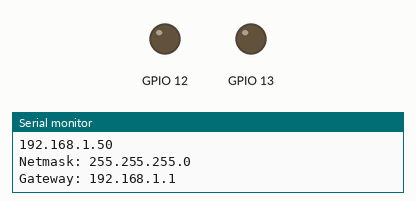
The sketch below on a simulated ESP8266 (NodeMCU). Parts: output pins drawn as LEDs (lit = HIGH), the last lines printed to the serial monitor. WiFi joins after 1.5 s; servers stay silent unless stated; uploads are accepted with an empty reply.

Above: at 6.6 s.
At 12.4 s:
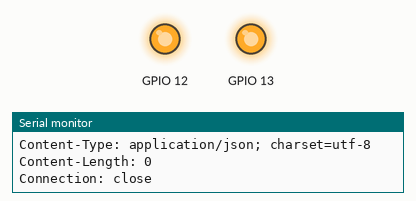
Timing chart, 0 to 16.9 s (numbered marks = the images above):
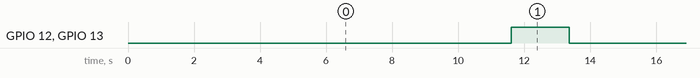

Measured:
- by itself, GPIO 12, GPIO 13: alternates HIGH for 1.8 s and LOW for 10.0 s

The sketch:

key.ino
```cpp
/*
 *  Simple HTTP get webclient test
 */

#include <ESP8266WiFi.h>

const char* ssid     = "Jingchu";
const char* password = "zjc19800202";

const char* host = "112.112.5.166";

void led(int s){
  digitalWrite(12, s);
  digitalWrite(13, s);
  //digitalWrite(14, s);
  //digitalWrite(15, s);
  return;
}

void setup() {
  pinMode(12, OUTPUT);
  pinMode(13, OUTPUT);
  //pinMode(14, OUTPUT);
  //pinMode(15, OUTPUT);

  led(LOW);

  Serial.begin(115200);
  delay(100);

  // We start by connecting to a WiFi network

  Serial.println();
  Serial.println();
  Serial.print("Connecting to ");
  Serial.println(ssid);

  WiFi.begin(ssid, password);

  while (WiFi.status() != WL_CONNECTED) {
    delay(500);
    Serial.print(".");
  }

  Serial.println("");
  Serial.println("WiFi connected");
  Serial.println("IP address: ");
  Serial.println(WiFi.localIP());
  Serial.print("Netmask: ");
  Serial.println(WiFi.subnetMask());
  Serial.print("Gateway: ");
  Serial.println(WiFi.gatewayIP());
}

int value = 0;

void loop() {
  delay(10000);
  ++value;

  led(HIGH);

  Serial.print("connecting to ");
  Serial.println(host);

  // Use WiFiClient class to create TCP connections
  WiFiClient client;
  const int httpPort = 81;
  if (!client.connect(host, httpPort)) {
    Serial.println("connection failed");
    //digitalWrite(14, HIGH);
    return;
  }

  // We now create a URI for the request
  String url = "/";
  Serial.print("Requesting URL: ");
  Serial.println(url);

  // This will send the request to the server
  client.print(String("GET ") + url + " HTTP/1.1\r\n" +
               "Host: " + host + "\r\n" +
               "Connection: close\r\n\r\n");
  delay(500);

  // Read all the lines of the reply from server and print them to Serial
  while(client.available()){
    String line = client.readStringUntil('\r');
    Serial.print(line);
  }

  Serial.println();
  Serial.println("closing connection");

  led(LOW);
}
```
